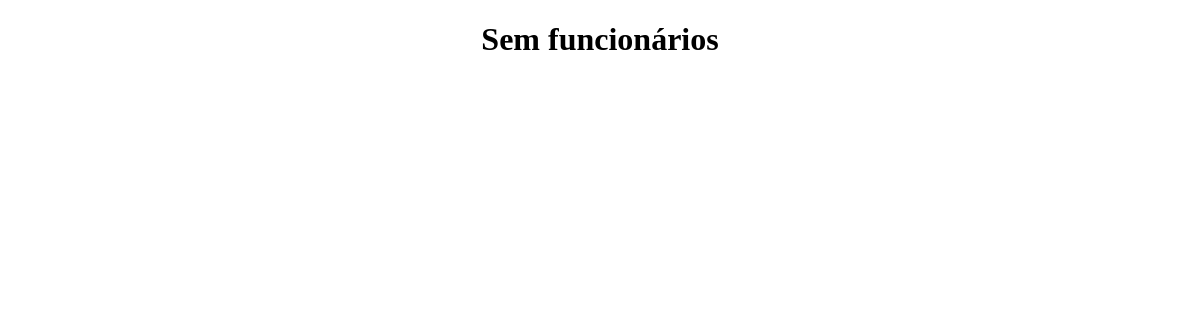
The page /funcionarios/ on the database as committed earlier.
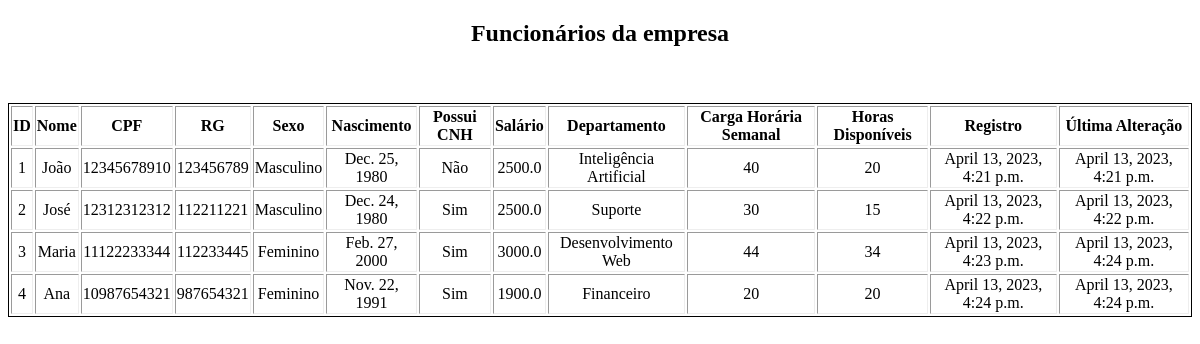
The same page on the database as committed later.
### funcionarios/models.py (models this page shows)
class Funcionario(models.Model):
    id = models.IntegerField(primary_key=True)
    nome = models.CharField(max_length=50, unique=True)
    cpf = models.CharField(max_length=11, unique=True)
    rg = models.CharField(max_length=9, unique=True)
    sexo = models.ForeignKey(Sexo, on_delete=models.CASCADE)
    nascimento = models.DateField()
    possui_cnh = models.BooleanField()
    salario = models.FloatField()
    departamento = models.ForeignKey(Departamento, on_delete=models.CASCADE)
    carga_horaria_semanal = models.IntegerField()
    horas_livres = models.IntegerField()
    data_criacao = models.DateTimeField(default=datetime.now())
    data_atualizacao = models.DateTimeField(default=datetime.now())
    def __str__(self):
        return self.nome

class Sexo(models.Model):
    id = models.IntegerField(primary_key=True)
    sexo = models.CharField(max_length=9, unique=True)
    data_criacao = models.DateTimeField(default=datetime.now())
    data_atualizacao = models.DateTimeField(default=datetime.now())
    def __str__(self):
        return self.sexo

### departamentos/models.py (models this page shows)
class Departamento(models.Model):
    id = models.IntegerField(primary_key=True)
    nome = models.CharField(max_length=50, unique=True)
    data_criacao = models.DateTimeField(default=datetime.now())
    data_atualizacao = models.DateTimeField(default=datetime.now())
    def __str__(self):
        return self.nome

### funcionarios/views.py (the view)
# urls.py: path("", views.index, name="index"),
def index(request):
    funcionarios = lista_todos_funcionarios()
    context = {
        'titulo' : 'Funcionários',
        'funcionarios' : funcionarios
    }
    return render(request, 'funcionarios/index.html', context)

### funcionarios/manipulations.py (called while the page is built)
def lista_todos_funcionarios():
    funcionarios = Funcionario.objects.all()
    return funcionarios

### funcionarios/templates/funcionarios/index.html
{% extends 'funcionarios/base.html' %}
{% block body %}
{% if funcionarios %}
    <h2>Funcionários da empresa</h2>
    <br><br>
    <table border="1" style="border: 1px solid">
        <tr>
            <th>ID</th>
            <th>Nome</th>
            <th>CPF</th>
            <th>RG</th>
            <th>Sexo</th>
            <th>Nascimento</th>
            <th>Possui CNH</th>
            <th>Salário</th>
            <th>Departamento</th>
            <th>Carga Horária Semanal</th>
            <th>Horas Disponíveis</th>
            <th>Registro</th>
            <th>Última Alteração</th>
        </tr>
    {% for funcionario in funcionarios %}
        <tr>
            <td>{{ funcionario.id }}</td>
            <td>{{ funcionario }}</td>
            <td>{{ funcionario.cpf }}</td>
            <td>{{ funcionario.rg }}</td>
            <td>{{ funcionario.sexo }}</td>
            <td>{{ funcionario.nascimento }}</td>
            {% if funcionario.possui_cnh %}
            <td>Sim</td>
            {% else %}
            <td>Não</td>
            {% endif %}
            <td>{{ funcionario.salario }}</td>
            <td>{{ funcionario.departamento }}</td>
            <td>{{ funcionario.carga_horaria_semanal }}</td>
            <td>{{ funcionario.horas_livres }}</td>
            <td>{{ funcionario.data_criacao }}</td>
            <td>{{ funcionario.data_atualizacao }}</td>
        </tr>
    {% endfor %}
    </table>
{% else %}
    <h1>Sem funcionários</h1>
{% endif %}
{% endblock %}

Rows that differ between the two databases and show on the page:
added Funcionario: id "1", nome "João", cpf "12345678910", rg "123456789", sexo "Masculino", nascimento "Dec. 25, 1980", possui_cnh "Não", salario "2500.0", departamento "Inteligência Artificial", carga_horaria_semanal "40", horas_livres "20", data_criacao "April 13, 2023, 4:21 p.m.", data_atualizacao "April 13, 2023, 4:21 p.m."
added Funcionario: id "2", nome "José", cpf "12312312312", rg "112211221", sexo "Masculino", nascimento "Dec. 24, 1980", possui_cnh "Sim", salario "2500.0", departamento "Suporte", carga_horaria_semanal "30", horas_livres "15", data_criacao "April 13, 2023, 4:22 p.m.", data_atualizacao "April 13, 2023, 4:22 p.m."
added Funcionario: id "3", nome "Maria", cpf "11122233344", rg "112233445", sexo "Feminino", nascimento "Feb. 27, 2000", possui_cnh "Sim", salario "3000.0", departamento "Desenvolvimento Web", carga_horaria_semanal "44", horas_livres "34", data_criacao "April 13, 2023, 4:23 p.m.", data_atualizacao "April 13, 2023, 4:24 p.m."
added Funcionario: id "4", nome "Ana", cpf "10987654321", rg "987654321", sexo "Feminino", nascimento "Nov. 22, 1991", possui_cnh "Sim", salario "1900.0", departamento "Financeiro", carga_horaria_semanal "20", horas_livres "20", data_criacao "April 13, 2023, 4:24 p.m.", data_atualizacao "April 13, 2023, 4:24 p.m."
Other text that changed with them:
text no longer shown: "Sem funcionários"
text now shown: "Funcionários da empresa ID Nome CPF RG Sexo Nascimento Possui CNH Salário Departamento Carga Horária Semanal Horas Disponíveis Registro Última Alteração"
